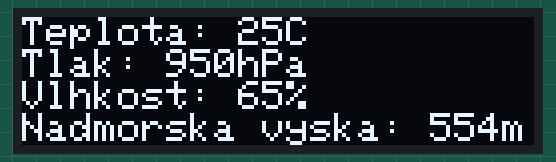
Recording of a sketch running on a simulated Arduino Uno, built with avr-gcc and run on an emulated ATmega328P. On the bench: 128×32 one-colour display. The display library's start-up logo is not drawn.

Above: at 1.1 s.

The sketch:

ESP8266_D1_mini_OLED_0-91.ino
```cpp
/* LaskaKit ESP8266 D1 mini 0.91 OLED display test
 * Sketch is based od examples form libraryes below.
 *
 * Board:   LaskaKit ESP8266 D1 mini                                      https://www.laskakit.cz/laskakit-esp8266-d1-mini/
 * Display: LaskaKit OLED display 128x32 0.91" I²C                        https://www.laskakit.cz/laskakit-oled-displej-128x32-0-91--i--c/
 *
 * In Arduino IDE choose board: "LOLIN(WEMOS) D1 R2 & mini"
 *
 * Libraries:
 * https://github.com/adafruit/Adafruit-GFX-Library
 * https://github.com/adafruit/Adafruit_SSD1306
 *
 * Made by (c) laskakit.cz 2025
 * Email:podpora@laskakit.cz
 * Web:laskakit.cz
 */

#include <Wire.h>
#include <Adafruit_GFX.h>     // https://github.com/adafruit/Adafruit-GFX-Library
#include <Adafruit_SSD1306.h> // https://github.com/adafruit/Adafruit_SSD1306

#define i2c_Address 0x3c

Adafruit_SSD1306 display(128, 32, &Wire, -1);

void setup() {
  Serial.begin(115200);

  // initilizace BME280 | BME280 Initialization
  Wire.begin ();
  while(!Serial);    // time to get serial running

  // SSD1306_SWITCHCAPVCC = generate display voltage from 3.3V internally
  if(!display.begin(SSD1306_SWITCHCAPVCC, i2c_Address)) {
    Serial.println(F("SSD1306 allocation failed"));
    for(;;); // Don't proceed, loop forever
  }

  // Show initial display buffer contents on the screen --
  // the library initializes this with an Adafruit splash screen.
  display.display();
  delay(1000); // Pause for 1 second

  display.clearDisplay();
  display.setTextColor(SSD1306_WHITE);        // Draw white text
  display.setTextSize(1);
}

void loop() {
  // put your main code here, to run repeatedly:

  display.setCursor(0,0);
  display.println((String)"Teplota: 25C");
  display.println((String)"Tlak: 950hPa");
  display.println((String)"Vlhkost: 65%");
  display.println((String)"Nadmorska vyska: 554m");
  display.display();
  delay(500);
  display.clearDisplay();

}
```
